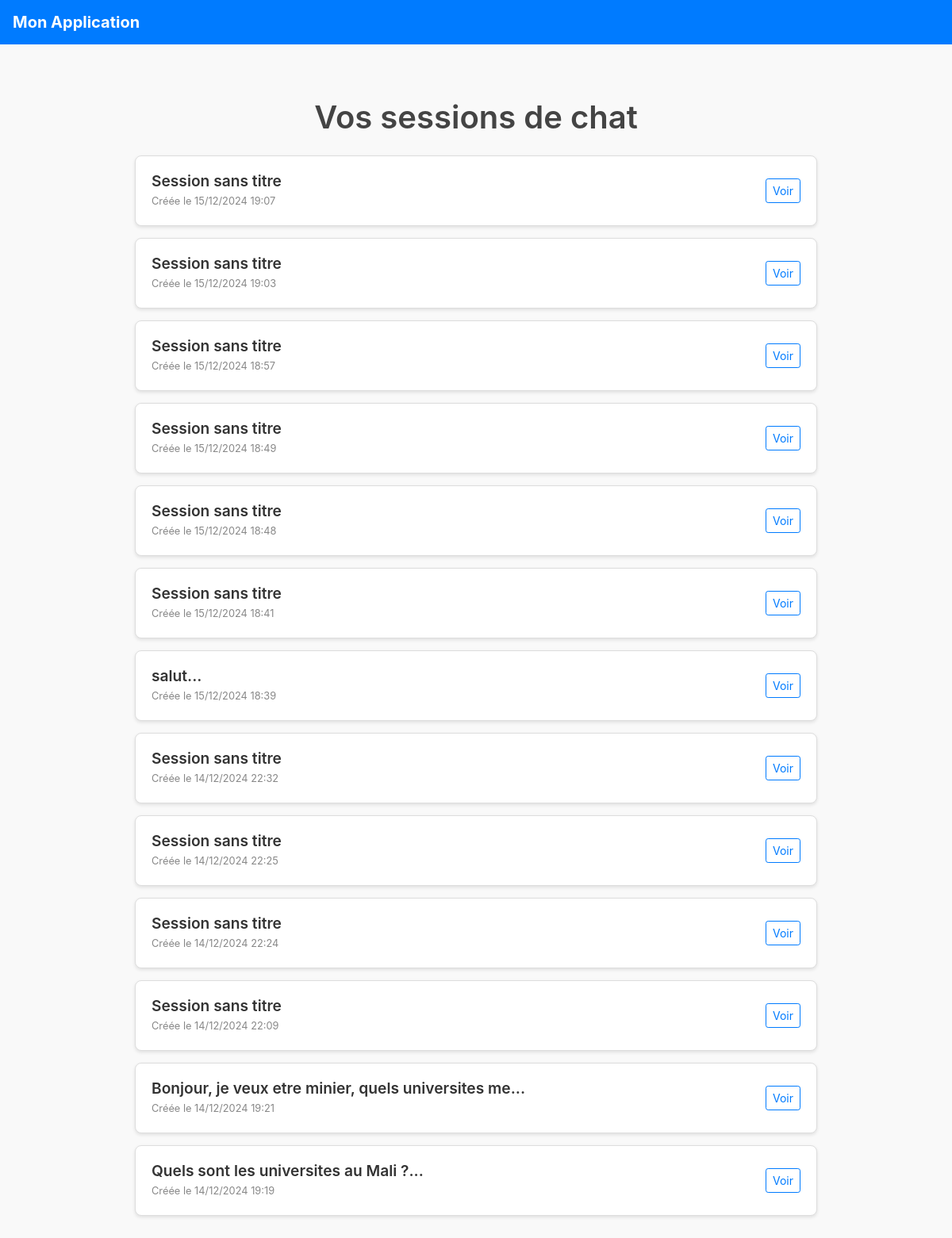
The app's page /historique/ (signed in) with its own data.
### chatbot/models.py (models this page shows, shortened)
class SessionChat(models.Model):
    utilisateur = models.ForeignKey(User, on_delete=models.CASCADE)  # L'utilisateur lié à la session
    date_debut = models.DateTimeField(auto_now_add=True)  # Date de début de la session
    date_fin = models.DateTimeField(null=True, blank=True)  # Date de fin (optionnelle pour l'instant)

### chatbot/views.py (the view)
# urls.py: path('historique/', views.afficher_historique, name='afficher_historique'),
@login_required
def afficher_historique(request):
    sessions = SessionChat.objects.filter(utilisateur=request.user).order_by("-date_debut")
    historique = []
    for session in sessions:
        premier_message = MessageChat.objects.filter(session_chat=session).order_by("date_message").first()
        titre = premier_message.message_utilisateur[:50] + "..." if premier_message else "Session sans titre"
        historique.append({
            "id": session.id,
            "titre": titre,
            "date": session.date_debut,
        })
    return render(request, "historique.html", {"historique": historique})

### chatbot/templates/historique.html (shortened to what this page needs)
<!DOCTYPE html>
<html lang="fr">
<head>
    <link rel="stylesheet" href="https://stackpath.bootstrapcdn.com/bootstrap/4.5.2/css/bootstrap.min.css">
</head>
<body>
    <nav class="navbar navbar-expand-lg navbar-dark">
        <a class="navbar-brand" href="#">Mon Application</a>
    </nav>
    <div class="container mt-5">
        <h1>Vos sessions de chat</h1>
        <div class="list-group mt-4">
            {% if historique %}
                {% for session in historique %}
                    <a href="{% url 'afficher_detail_session' session.id %}" class="chat-session-card">
                        <div>
                            <h5>{{ session.titre }}</h5>
                            <small>Créée le {{ session.date|date:"d/m/Y H:i" }}</small>
                        </div>
                        <div>
                            <span class="btn btn-sm btn-outline-primary">Voir</span>
                        </div>
                    </a>
                {% endfor %}
            {% else %}
                <p class="text-center text-muted">Vous n'avez aucune session enregistrée.</p>
            {% endif %}
        </div>
    </div>
</body>
</html>

### chatbot/templates/historique.html (style rules this page uses)
body { font-family: 'Inter', Arial, sans-serif; background-color: #f9f9f9; color: #333; }
.container { max-width: 900px; margin: auto; padding: 20px; }
.chat-session-card { display: flex; justify-content: space-between; align-items: center; padding: 20px; margin-bottom: 15px; background: #ffffff; border: 1px solid #ddd; border-radius: 8px; box-shadow: 0 2px 4px rgba(0, 0, 0, 0.1); transition: all 0.3s ease; text-decoration: none; color: #333; }
.chat-session-card h5 { margin: 0; font-weight: 600; font-size: 1.2em; color: #333; }
.chat-session-card small { color: #888; }
h1 { font-weight: 600; color: #444; margin-bottom: 20px; text-align: center; }
.navbar { background-color: #007bff; }
.navbar-brand { color: #fff !important; font-weight: bold; }

### records on screen
SessionChat: date "15/12/2024 19:07"
SessionChat: date "15/12/2024 19:03"
SessionChat: date "15/12/2024 18:57"
SessionChat: date "15/12/2024 18:49"
SessionChat: date "15/12/2024 18:48"
SessionChat: date "15/12/2024 18:41"
SessionChat: date "15/12/2024 18:39"
SessionChat: date "14/12/2024 22:32"
SessionChat: date "14/12/2024 22:25"
SessionChat: date "14/12/2024 22:24"
SessionChat: date "14/12/2024 22:09"
SessionChat: date "14/12/2024 19:21"
SessionChat: date "14/12/2024 19:19"

### other values on screen
{{ session.titre }} "Session sans titre" "Session sans titre" "Session sans titre" "Session sans titre" "Session sans titre" "Session sans titre" "salut..." "Session sans titre" "Session sans titre" "Session sans titre" "Session sans titre" "Bonjour, je veux etre minier, quels universites me..." "Quels sont les universites au Mali ?..."
